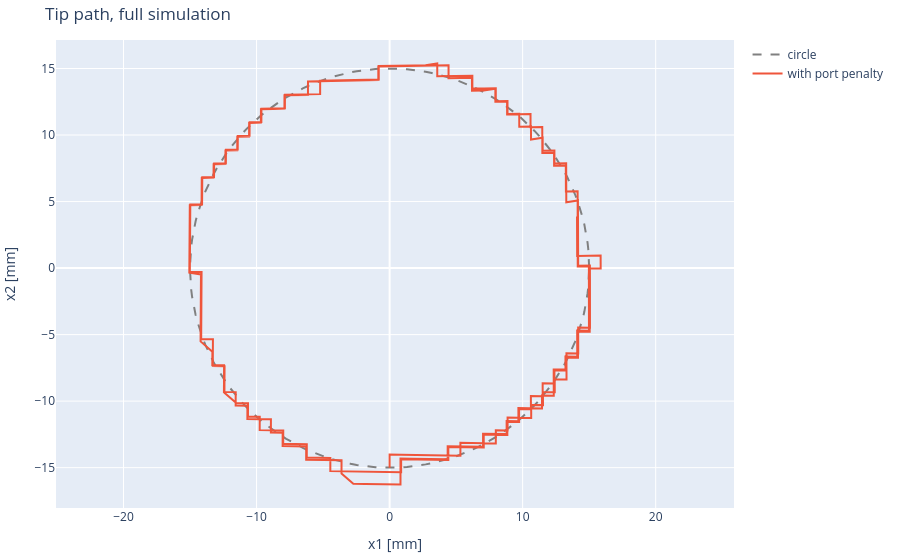
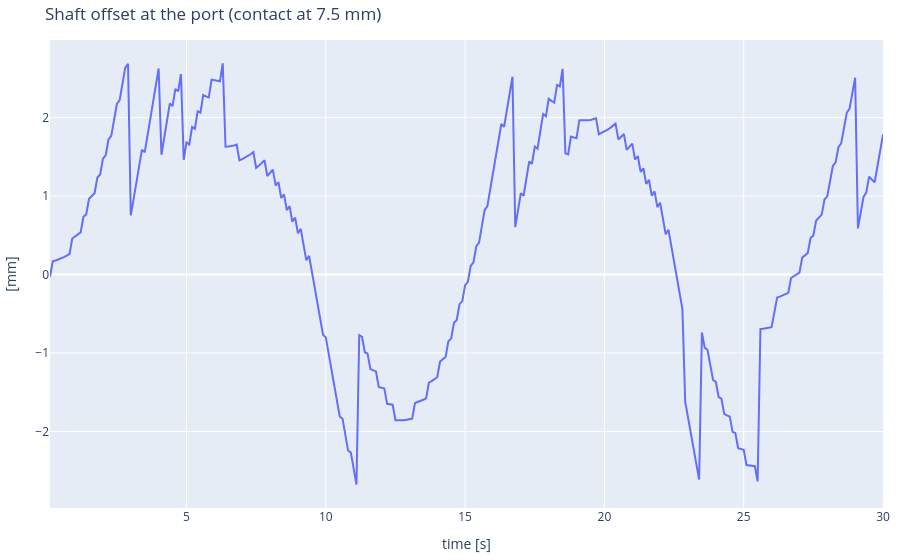

Notebook code cell kept with these figures, in order:
### Markdown cell above
## 8. The learned policy on the full simulation

The table was learned on the robot without physics, where the port is only a number. Now we use it on the full simulation, with motors, gravity and the port ring. No more exploring: at every decision the robot takes `pick_best_action`.

### Code cell
run_penalty = lab.run_policy(Q_penalty, pick_best_action, duration=30.0)
cl.plot_paths({"with port penalty": (run_penalty["x1"], run_penalty["x2"])}, title="Tip path, full simulation")
cl.plot_series(run_penalty["time"], {"shaft offset [mm]": run_penalty["offset_mm"]}, ylabel="[mm]",
               title="Shaft offset at the port (contact at 7.5 mm)")

### Figure 1 — Plotly figure (JSON) as saved in the notebook; plotly's stock layout.template omitted (floating-point values rounded to 4 significant figures; data arrays with more than 128 entries replaced by an {"elided": "..."} marker saying what was removed)
{"data": [{"line": {"color": "gray", "dash": "dash"}, "mode": "lines", "name": "circle", "type": "scatter", "x": {"elided": "200 float values"}, "y": {"elided": "200 float values"}}, {"mode": "lines", "name": "with port penalty", "type": "scatter", "x": {"elided": "300 float values"}, "y": {"elided": "300 float values"}}], "layout": {"margin": {"b": 10, "l": 10, "r": 10, "t": 40}, "title": {"text": "Tip path, full simulation"}, "xaxis": {"title": {"text": "x1 [mm]"}}, "yaxis": {"scaleanchor": "x", "scaleratio": 1, "title": {"text": "x2 [mm]"}}}}

### Figure 2 — Plotly figure (JSON) as saved in the notebook; plotly's stock layout.template omitted (floating-point values rounded to 4 significant figures; data arrays with more than 128 entries replaced by an {"elided": "..."} marker saying what was removed)
{"data": [{"mode": "lines", "name": "shaft offset [mm]", "type": "scatter", "x": {"elided": "300 float values"}, "y": {"elided": "300 float values"}}], "layout": {"margin": {"b": 10, "l": 10, "r": 10, "t": 40}, "title": {"text": "Shaft offset at the port (contact at 7.5 mm)"}, "xaxis": {"title": {"text": "time [s]"}}, "yaxis": {"title": {"text": "[mm]"}}}}
